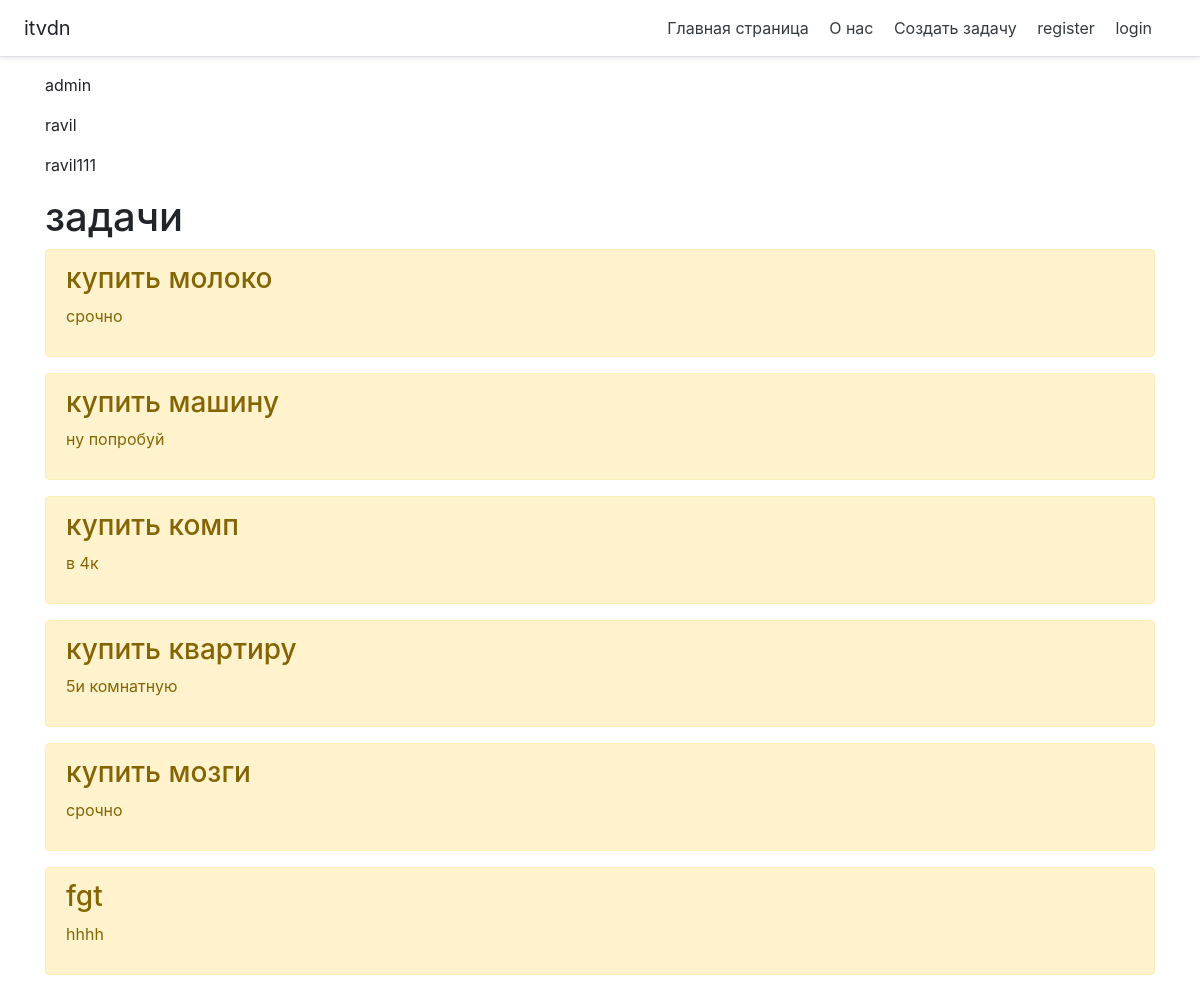
The page / on the database its author committed.
### main/models.py (models this page shows, shortened)
class Task(models.Model):
    title = models.CharField('Название', max_length=150)
    text = models.TextField('Текст')
    class Meta:
        verbose_name = 'задача'
        verbose_name_plural = 'задачи'

### main/views.py (the view)
# urls.py: path('', index, name='index'),
def index(request):
    task = Task.objects.all()
    users = User.objects.all()
    return render(request, 'main/index.html', {'task': task, 'users': users})

### templates/main/index.html (shortened to what this page needs)
{% extends 'base.html' %}
{% block content %}
    <h1>задачи</h1>
    {% if task %}
        {% for foo in task %}
            <div class="alert alert-warning mt-2">
                <h3>{{ foo.title }}</h3>
                <p>{{ foo.text }}</p>
            </div>
        {% endfor %}
    {% else %}
        <p>Нет задач!</p>
    {% endif %}
{% endblock %}

### templates/base.html (shortened to what this page needs)
<!DOCTYPE html>
<html lang="en">
<head>
    <link rel="stylesheet" href="https://cdn.jsdelivr.net/npm/bootstrap@4.6.0/dist/css/bootstrap.min.css">
</head>
<body>
<div class="d-flex flex-column flex-md-row align-items-center p-3 px-md-4 mb-3 bg-white border-bottom shadow-sm">
    <h5 class="my-0 mr-md-auto font-weight-normal">itvdn</h5>
    <nav class="my-2 my-md-0 mr-md-3">
        <a class="p-2 text-dark" href="{% url 'index' %}">Главная страница</a>
        <a class="p-2 text-dark" href="{% url 'about' %}">О нас</a>
        <a class="p-2 text-dark" href="{% url 'create' %}">Создать задачу</a>
        {% if user.is_authenticated %}
            <a class="p-2 text-dark" href="{% url 'logout' %}">logout {{ user.username }}</a>
            {% else %}
            <a class="p-2 text-dark" href="{% url 'register' %}">register</a>
            <a class="p-2 text-dark" href="{% url 'login' %}">login</a>
        {% endif %}
    </nav>
</div>
<div class="container">
    {% for user in users %}
        <p>{{ user.username }}</p>
    {% endfor %}
    {% block content %}
    {% endblock %}
</div>
</body>
</html>

### rows shown on the page
Task: title "купить молоко", text "срочно"
Task: title "купить машину", text "ну попробуй"
Task: title "купить комп", text "в 4к"
Task: title "купить квартиру", text "5и комнатную"
Task: title "купить мозги", text "срочно"
Task: title "fgt", text "hhhh"

### other values the page prints
{{ user.username }} "admin"
{{ user.username }} "ravil"
{{ user.username }} "ravil111"
